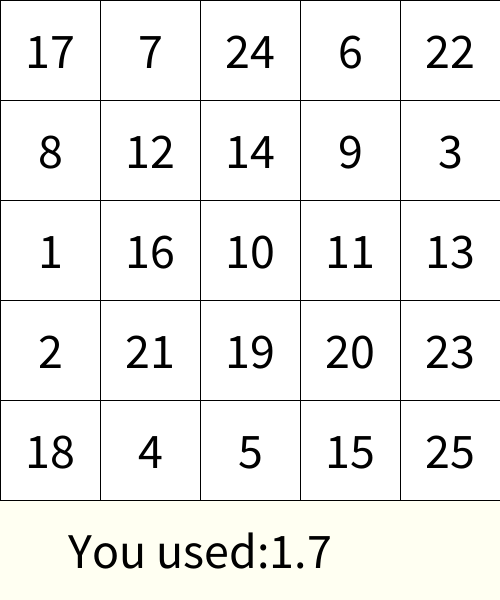
Frame 1 (no input)
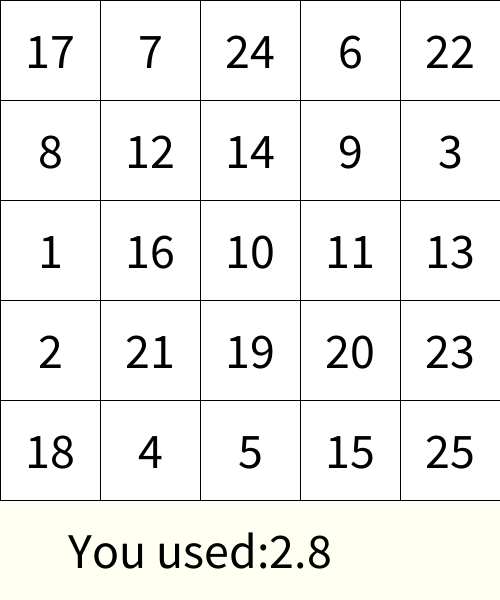
Frame 60 (the mouse pressed at the canvas centre just before this capture)
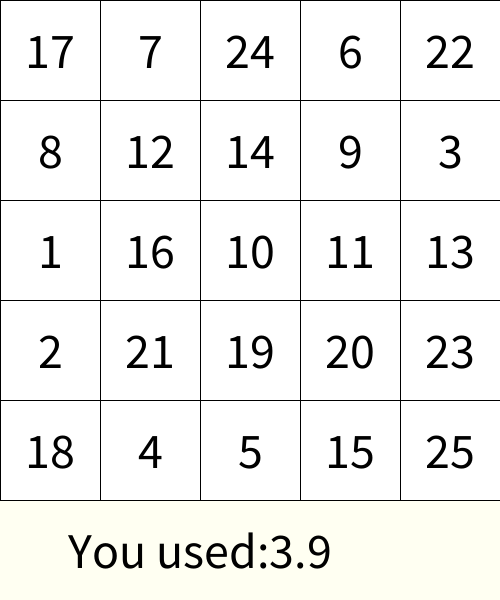
Frame 120 (the mouse held since frame 60 and released just before this capture)

The Processing sketch that drew these frames (run headless with seeded random() and noise(); from frame 60 on, the mouse is pressed at the canvas centre):

// Processing sketch: week06_8_schulte_table07_millis_startT
// ── week06_8_schulte_table07_millis_startT.pde
//week06_8_schulte_table07_millis_startT
int[] used =new int[26];
int[][] table = new int[5][5];
void setup(){
  size(500,600);
  textSize(50);
  textAlign(CENTER,CENTER);
  for(int i=0;i<5;i++){
    for(int j=0;j<5;j++){
      int now =int(random(1,26));
      while(used[now]==1) now = int(random(1,26));
      table[i][j] = now;
      used[now] = 1;
    }
  }
}
int starT = 0;
int [][] pressed = new int[5][5];
void draw(){
  background(#FFFFF2);
  for(int i=0;i<5;i++){
    for(int j=0;j<5;j++){
      if(pressed[i][j]==1)fill(128);
      else fill(255);
      rect(j*100,i*100,100,100);
      fill(0);text(""+table[i][j],50+j*100,50+i*100);
    }
  }
  text("You used:"+nf((millis()-starT)/1000.0,0,1),200,550);
}
int want = 1;
void mousePressed(){
  int i=mouseY/100, j = mouseX/100;
  if(table[i][j]==want){
  pressed[i][j]=1;
  want++;
 }
}
